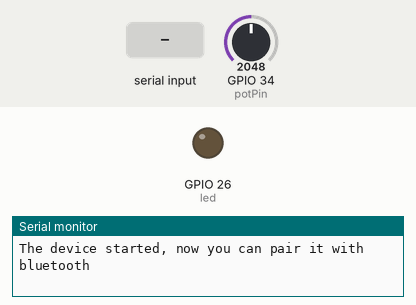
Simulated run of this sketch. Board: ESP32. On the bench: output pins drawn as LEDs (lit = HIGH), the last lines printed to the serial monitor. Inputs (shaded band) come from the test bench; at power-on: GPIO 34 (potPin) = 2048. Nothing arrives over Bluetooth unless stated.

Above: at 1.2 s.
1.3 s: "1" received over the second serial link
At 2.5 s:
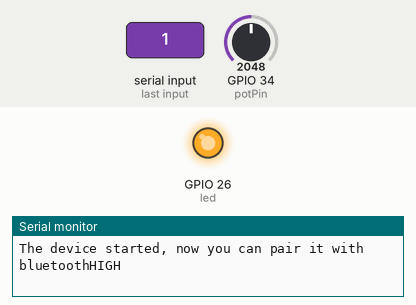
2.8 s: "0" received over the second serial link
At 3.7 s:
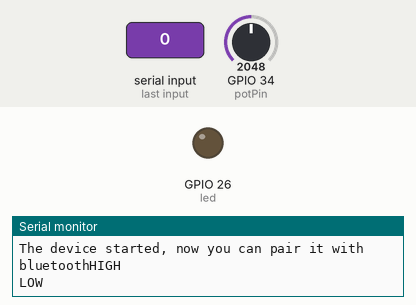
Timing chart, 0 to 5.8 s (numbered marks = the images above; inputs shaded):
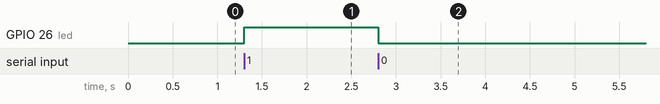

The sketch:

SerialBT_ESP32_EXAMPLE.ino
```cpp
// Εισαγωγή βιβλιοθήκης
#include "BluetoothSerial.h"

// Δημιουργία αντικειμένου
BluetoothSerial SerialBT;

// Δήλωση μεταβλητών και pin
char input;
unsigned long previous = 0;
int led = 26;
const int potPin = 34;
int potValue = 0;

void setup() {
  pinMode(led, OUTPUT);
  Serial.begin(115200);
  SerialBT.begin("ESP32Test");
  Serial.print("The device started, now you can pair it with bluetooth");
}

void loop(){
  // Ελέγχει αν είναι διαθέσιμη η SerialBT
  if (SerialBT.available()){
    // Διαβάζει δεδομένα από την Android συσκευή
    input = SerialBT.read();
    if (input == '1'){
      Serial.println("HIGH");
      digitalWrite(led, HIGH);
      SerialBT.println("The LED is now ON");
    }
    if (input == '0'){
      digitalWrite(led, LOW);
      SerialBT.println("The LED is now OFF");
      Serial.println("LOW");
    }
  }
  if (millis() > previous + 1000)
  {
    previous = millis();
    potValue = analogRead(potPin);
    SerialBT.print("Potentiometer Value = ");
    SerialBT.println(potValue);
  }
}
```

Measured:
- after the input at 1.3 s, GPIO 26 (led): LOW → HIGH at once
- after the input at 2.8 s, GPIO 26 (led): HIGH → LOW at once
